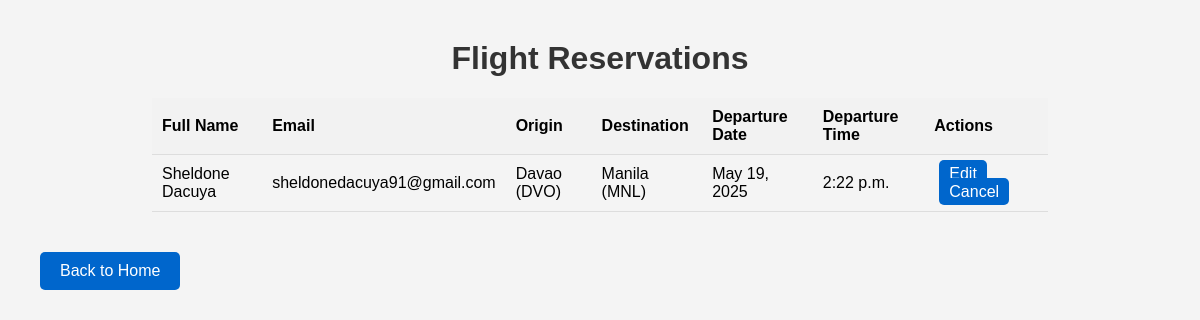
The app's page /reservations/ (signed in) with its own data.
### reservations/models.py (models this page shows, shortened)
class FlightReservation(models.Model):
    flight_schedule = models.ForeignKey(FlightSchedule, on_delete=models.CASCADE, related_name='reservations')
    full_name = models.CharField(max_length=100)
    email = models.EmailField()
    seats_booked = models.PositiveIntegerField()
    user = models.ForeignKey(User, on_delete=models.CASCADE, related_name='reservations')  # Required field

class FlightSchedule(models.Model):
    flight_number = models.CharField(max_length=10)
    origin = models.CharField(max_length=100)
    destination = models.CharField(max_length=100)
    departure_date = models.DateField()
    departure_time = models.TimeField()
    available_seats = models.IntegerField(default=0)
    price = models.IntegerField()

### reservations/views.py (the view)
# urls.py: path('reservations/', views.list_reservations, name='list_reservations'),
@login_required
def list_reservations(request):
    if request.user.is_staff:
        reservations = FlightReservation.objects.select_related('flight_schedule').all()
    else:
        reservations = FlightReservation.objects.select_related('flight_schedule').filter(user=request.user)
    return render(request, 'reservations/list_reservations.html', {'reservations': reservations})

### reservations/templates/reservations/list_reservations.html (shortened to what this page needs)
<!DOCTYPE html>
<html>
<head>
</head>
<body>
    <h1>Flight Reservations</h1>
    <table>
        <thead>
            <tr>
                <th>Full Name</th>
                <th>Email</th>
                <th>Origin</th>
                <th>Destination</th>
                <th>Departure Date</th>
                <th>Departure Time</th>
                <th>Actions</th>
            </tr>
        </thead>
        <tbody>
    {% for reservation in reservations %}
        <tr>
            <td>{{ reservation.full_name }}</td>
            <td>{{ reservation.email }}</td>
            <td>{{ reservation.flight_schedule.origin }}</td>
            <td>{{ reservation.flight_schedule.destination }}</td>
            <td>{{ reservation.flight_schedule.departure_date }}</td>
            <td>{{ reservation.flight_schedule.departure_time }}</td>
            <td class="action-buttons">
                {% if request.user.is_staff or reservation.user == request.user %}
                    <a href="{% url 'edit_reservation' reservation.id %}">Edit</a>
                    <a href="{% url 'cancel_reservation' reservation.id %}">Cancel</a>
                {% else %}
                    <span>No actions available</span>
                {% endif %}
            </td>
        </tr>
    {% empty %}
        <tr>
            <td colspan="7" style="text-align:center;">No reservations found.</td>
        </tr>
    {% endfor %}
</tbody>
    </table>
    <a href="{% url 'user_dashboard' %}" class="back-button">Back to Home</a>
</body>
</html>

### reservations/templates/reservations/list_reservations.html (style rules this page uses)
body { font-family: Arial, sans-serif; margin: 40px; background-color: #f4f4f4; }
h1 { color: #333; text-align: center; }
table { width: 80%; margin: 20px auto; border-collapse: collapse; }
th, td { padding: 10px; text-align: left; border-bottom: 1px solid #ddd; }
th { background-color: #f2f2f2; }
.action-buttons a { padding: 5px 10px; margin: 5px; background-color: #0066cc; color: white; text-decoration: none; border-radius: 5px; }
.back-button { padding: 10px 20px; background-color: #0066cc; color: white; text-decoration: none; border-radius: 5px; display: inline-block; margin: 20px auto; text-align: center; }

### records on screen
FlightReservation: full_name "Sheldone Dacuya", email "sheldonedacuya91@gmail.com", flight_schedule.origin "Davao (DVO)", flight_schedule.destination "Manila (MNL)", flight_schedule.departure_date "May 19, 2025", flight_schedule.departure_time "2:22 p.m.", shows "Edit"
